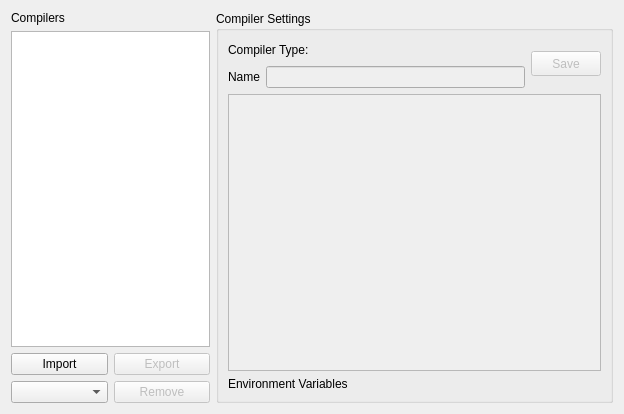
<?xml version="1.0" encoding="UTF-8"?>
<ui version="4.0">
 <class>CompilerSettings</class>
 <widget class="QWidget" name="CompilerSettings">
  <property name="geometry">
   <rect>
    <x>0</x>
    <y>0</y>
    <width>624</width>
    <height>414</height>
   </rect>
  </property>
  <property name="windowTitle">
   <string>Form</string>
  </property>
  <layout class="QHBoxLayout" name="horizontalLayout" stretch="1,2">
   <item>
    <layout class="QVBoxLayout" name="leftLayout">
     <item>
      <widget class="QLabel" name="compilersListLabel">
       <property name="text">
        <string>Compilers</string>
       </property>
      </widget>
     </item>
     <item>
      <widget class="QListWidget" name="compilersList"/>
     </item>
     <item>
      <layout class="QHBoxLayout" name="importExportLayout">
       <item>
        <widget class="QPushButton" name="importButton">
         <property name="text">
          <string>Import</string>
         </property>
        </widget>
       </item>
       <item>
        <widget class="QPushButton" name="exportButton">
         <property name="enabled">
          <bool>false</bool>
         </property>
         <property name="text">
          <string>Export</string>
         </property>
        </widget>
       </item>
      </layout>
     </item>
     <item>
      <layout class="QHBoxLayout" name="addRemoveLayout">
       <item>
        <widget class="QComboBox" name="addCompilerComboBox">
         <property name="sizePolicy">
          <sizepolicy hsizetype="Preferred" vsizetype="Fixed">
           <horstretch>0</horstretch>
           <verstretch>0</verstretch>
          </sizepolicy>
         </property>
        </widget>
       </item>
       <item>
        <widget class="QPushButton" name="removeCompilerButton">
         <property name="enabled">
          <bool>false</bool>
         </property>
         <property name="text">
          <string>Remove</string>
         </property>
        </widget>
       </item>
      </layout>
     </item>
    </layout>
   </item>
   <item>
    <widget class="QGroupBox" name="settingsLayout">
     <property name="title">
      <string>Compiler Settings</string>
     </property>
     <layout class="QVBoxLayout" name="verticalLayout_4">
      <item>
       <layout class="QHBoxLayout" name="settingTopLayout">
        <item>
         <layout class="QVBoxLayout" name="compilerTypeAndNameLayout">
          <item>
           <layout class="QHBoxLayout" name="compilerTypeLayout" stretch="0,0,0">
            <item>
             <widget class="QLabel" name="compilerTypeHeaderLabel">
              <property name="text">
               <string>Compiler Type:</string>
              </property>
             </widget>
            </item>
            <item>
             <widget class="QLabel" name="compilerTypeLabel">
              <property name="font">
               <font>
                <weight>75</weight>
                <bold>true</bold>
               </font>
              </property>
              <property name="text">
               <string/>
              </property>
             </widget>
            </item>
            <item>
             <spacer name="horizontalSpacer">
              <property name="orientation">
               <enum>Qt::Horizontal</enum>
              </property>
              <property name="sizeHint" stdset="0">
               <size>
                <width>40</width>
                <height>20</height>
               </size>
              </property>
             </spacer>
            </item>
           </layout>
          </item>
          <item>
           <layout class="QHBoxLayout" name="compilerNameLayout">
            <item>
             <widget class="QLabel" name="compilerNameLabel">
              <property name="text">
               <string>Name</string>
              </property>
             </widget>
            </item>
            <item>
             <widget class="QLineEdit" name="compilerName">
              <property name="enabled">
               <bool>false</bool>
              </property>
             </widget>
            </item>
           </layout>
          </item>
         </layout>
        </item>
        <item>
         <widget class="QPushButton" name="saveCompilerButton">
          <property name="enabled">
           <bool>false</bool>
          </property>
          <property name="maximumSize">
           <size>
            <width>70</width>
            <height>25</height>
           </size>
          </property>
          <property name="text">
           <string>Save</string>
          </property>
         </widget>
        </item>
       </layout>
      </item>
      <item>
       <layout class="QVBoxLayout" name="compilerSettingsMainLayout" stretch="0,0,1">
        <item>
         <widget class="QTableWidget" name="compilerSpecificSettingsTable">
          <property name="enabled">
           <bool>false</bool>
          </property>
          <attribute name="horizontalHeaderVisible">
           <bool>false</bool>
          </attribute>
          <attribute name="horizontalHeaderStretchLastSection">
           <bool>true</bool>
          </attribute>
          <attribute name="verticalHeaderVisible">
           <bool>false</bool>
          </attribute>
          <column>
           <property name="text">
            <string>Name</string>
           </property>
          </column>
          <column>
           <property name="text">
            <string>Value</string>
           </property>
          </column>
         </widget>
        </item>
        <item>
         <widget class="QLabel" name="environmentVariablesLabel">
          <property name="text">
           <string>Environment Variables</string>
          </property>
          <property name="wordWrap">
           <bool>true</bool>
          </property>
         </widget>
        </item>
        <item>
         <layout class="QGridLayout" name="environmentVariablesLayout"/>
        </item>
       </layout>
      </item>
     </layout>
    </widget>
   </item>
  </layout>
 </widget>
 <resources/>
 <connections/>
</ui>
